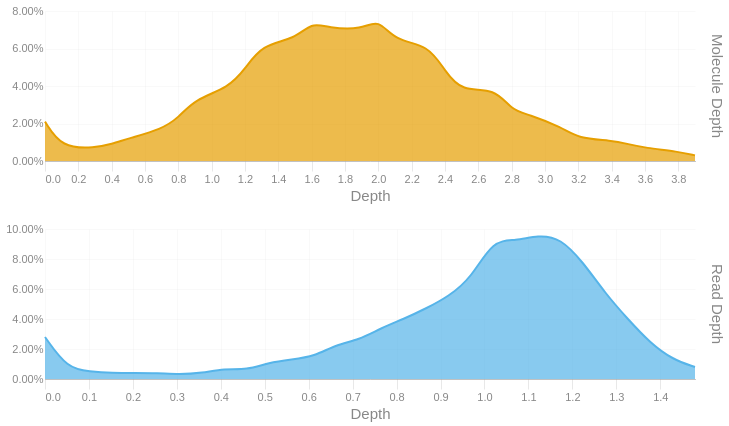

Notebook source saved alongside this figure:
### Code cell
readdep = depth_hist(tb['Read Depth'], q99, 3)
readdep = readdep.with_columns(pl.lit('Read Depth').alias('Metric'))
if not SKIPLR:
    moldep = depth_hist(tb['Molecule Depth'], mol_q99, 1)
    moldep = moldep.with_columns(pl.lit('Molecule Depth').alias('Metric'))
    _hist = pl.concat([readdep, moldep])
    _hist = _hist.filter(pl.col('Proportion') != 0)
    with SafeRender(_hist):
        (
            alt.Chart(_hist)        
            .mark_area(interpolate = "basis")
            .encode(
                x=alt.X('Bin:Q').scale(domainMin=0).axis(alt.Axis(title='Depth')),
                y = alt.Y('Proportion:Q', title = None).axis(format = '.2%'),
                color = alt.Color('Metric:N').legend(None),
                row = alt.Row("Metric:N").header(title = None, labelOrient = 'right'),
                tooltip = [
                    alt.Tooltip("Metric:N", title = "Metric"),
                    alt.Tooltip('Interval:N', title = "Depth Interval"),
                    alt.Tooltip('Proportion:Q', title = "% Alignments").format('.2%')
                ]
            )
            .resolve_scale(x='independent', y='independent')
            .properties(
                height = 150, width = 650,
                usermeta={'embedOptions': {'downloadFileName': f'{samplename}.depth.hist'}}
            )
        ).display()
else:
    readdep = readdep.filter(pl.col('Proportion') != 0)
    with SafeRender(readdep):
        (
            alt.Chart(readdep)        
            .mark_area(interpolate = "basis")
            .encode(
                x=alt.X('Bin:Q').scale(domainMin=0).axis(alt.Axis(title='Depth')),
                y = alt.Y('Proportion:Q', title = None).axis(format = '.2%'),
                tooltip = [
                    alt.Tooltip('Interval:N', title = "Depth Interval"),
                    alt.Tooltip('Proportion:Q', title = "% Alignments").format('.2%')
                ]
            )
            .properties(
                usermeta={'embedOptions': {'downloadFileName': f'{samplename}.depth.hist'}}
            )
        ).display()

### Figure 1 — Vega-Lite specification as saved in the notebook (floating-point values rounded to 4 significant figures)
{"width": 650, "height": 150, "config": {"title": {"anchor": "start", "dy": -15, "fontSize": 18, "color": "#888888", "subtitleColor": "#888888", "subtitleFontSize": 14}, "arc": {"fill": "#0072B2"}, "axis": {"domainColor": "#888888", "domainWidth": 0.5, "gridWidth": 0.2, "grid": false, "titleFontWeight": 400, "titleFontSize": 15, "labelFontSize": 11, "labelColor": "#888888", "tickColor": "#888888", "tickWidth": 0.2, "titleColor": "#888888"}, "axisBand": {"grid": false}, "axisX": {"grid": true, "tickSize": 10, "domainCap": "round"}, "axisY": {"domain": false, "grid": true, "tickSize": 0, "domainCap": "round"}, "background": "transparent", "header": {"labelFontSize": 15, "labelColor": "#888888", "titleFontSize": 15, "titleFontWeight": 600, "titleColor": "#888888"}, "legend": {"labelFont": "sans-serif", "labelFontSize": 12, "labelColor": "#888888", "symbolSize": 100, "symbolType": "circle", "titleFontSize": 12, "titlePadding": 10, "titleColor": "#888888", "title": null}, "range": {"category": ["#E69F00", "#56B4E9", "#009E73", "#F0E442", "#0072B2", "#D55E00", "#CC79A7", "#000000"], "diverging": ["#cfe8f3", "#a2d4ec", "#73bfe2", "#46abdb", "#1696d2", "#12719e"]}, "area": {"fill": "#0072B2", "fillOpacity": 0.7, "line": true, "strokeOpacity": 0.7}, "line": {"color": "#0072B2", "stroke": "#0072B2", "strokeWidth": 2}, "trail": {"color": "#0072B2", "stroke": "#0072B2", "strokeWidth": 0, "size": 1}, "point": {"filled": true, "fillOpacity": 1.0, "size": 95}, "text": {"color": "#888888", "fontSize": 11, "align": "right", "fontWeight": 400, "size": 11}, "bar": {"fill": "#0072B2", "stroke": null}, "view": {"stroke": null, "continuousWidth": 660, "continuousHeight": 400}}, "data": {"name": "data-19d970dbb32cfc7e8cf6e28c8068f2ce"}, "mark": {"type": "area", "interpolate": "basis"}, "encoding": {"color": {"field": "Metric", "legend": null, "type": "nominal"}, "row": {"field": "Metric", "header": {"title": null, "labelOrient": "right"}, "type": "nominal"}, "tooltip": [{"field": "Metric", "title": "Metric", "type": "nominal"}, {"field": "Interval", "title": "Depth Interval", "type": "nominal"}, {"field": "Proportion", "format": ".2%", "title": "% Alignments", "type": "quantitative"}], "x": {"axis": {"title": "Depth"}, "field": "Bin", "scale": {"domainMin": 0}, "type": "quantitative"}, "y": {"axis": {"format": ".2%"}, "field": "Proportion", "title": null, "type": "quantitative"}}, "resolve": {"scale": {"x": "independent", "y": "independent"}}, "usermeta": {"embedOptions": {"downloadFileName": "S6_Altamaha_3952.depth.hist"}}, "$schema": "https://vega.github.io/schema/vega-lite/v6.1.0.json", "datasets": {"data-19d970dbb32cfc7e8cf6e28c8068f2ce": [{"Bin": 0.0, "Interval": "0.0-0.051", "Proportion": 0.028, "Metric": "Read Depth"}, {"Bin": 0.051, "Interval": "0.051-0.102", "Proportion": 0.007, "Metric": "Read Depth"}, {"Bin": 0.102, "Interval": "0.102-0.153", "Proportion": 0.005, "Metric": "Read Depth"}, {"Bin": 0.153, "Interval": "0.153-0.204", "Proportion": 0.004, "Metric": "Read Depth"}, {"Bin": 0.204, "Interval": "0.204-0.255", "Proportion": 0.004, "Metric": "Read Depth"}, {"Bin": 0.255, "Interval": "0.255-0.306", "Proportion": 0.004, "Metric": "Read Depth"}, {"Bin": 0.306, "Interval": "0.306-0.357", "Proportion": 0.003, "Metric": "Read Depth"}, {"Bin": 0.357, "Interval": "0.357-0.408", "Proportion": 0.004, "Metric": "Read Depth"}, {"Bin": 0.408, "Interval": "0.408-0.459", "Proportion": 0.007, "Metric": "Read Depth"}, {"Bin": 0.459, "Interval": "0.459-0.51", "Proportion": 0.006, "Metric": "Read Depth"}, {"Bin": 0.51, "Interval": "0.51-0.561", "Proportion": 0.011, "Metric": "Read Depth"}, {"Bin": 0.561, "Interval": "0.561-0.612", "Proportion": 0.013, "Metric": "Read Depth"}, {"Bin": 0.612, "Interval": "0.612-0.663", "Proportion": 0.015, "Metric": "Read Depth"}, {"Bin": 0.663, "Interval": "0.663-0.714", "Proportion": 0.023, "Metric": "Read Depth"}, {"Bin": 0.714, "Interval": "0.714-0.765", "Proportion": 0.026, "Metric": "Read Depth"}, {"Bin": 0.765, "Interval": "0.765-0.816", "Proportion": 0.034, "Metric": "Read Depth"}, {"Bin": 0.816, "Interval": "0.816-0.867", "Proportion": 0.04, "Metric": "Read Depth"}, {"Bin": 0.867, "Interval": "0.867-0.918", "Proportion": 0.047, "Metric": "Read Depth"}, {"Bin": 0.918, "Interval": "0.918-0.969", "Proportion": 0.055, "Metric": "Read Depth"}, {"Bin": 0.969, "Interval": "0.969-1.02", "Proportion": 0.067, "Metric": "Read Depth"}, {"Bin": 1.02, "Interval": "1.02-1.071", "Proportion": 0.093, "Metric": "Read Depth"}, {"Bin": 1.071, "Interval": "1.071-1.122", "Proportion": 0.092, "Metric": "Read Depth"}, {"Bin": 1.122, "Interval": "1.122-1.173", "Proportion": 0.096, "Metric": "Read Depth"}, {"Bin": 1.173, "Interval": "1.173-1.224", "Proportion": 0.094, "Metric": "Read Depth"}, {"Bin": 1.224, "Interval": "1.224-1.275", "Proportion": 0.078, "Metric": "Read Depth"}, {"Bin": 1.275, "Interval": "1.275-1.326", "Proportion": 0.057, "Metric": "Read Depth"}, {"Bin": 1.326, "Interval": "1.326-1.377", "Proportion": 0.04, "Metric": "Read Depth"}, {"Bin": 1.377, "Interval": "1.377-1.428", "Proportion": 0.024, "Metric": "Read Depth"}, {"Bin": 1.428, "Interval": "1.428-1.479", "Proportion": 0.013, "Metric": "Read Depth"}, {"Bin": 1.479, "Interval": "1.479-1.53", "Proportion": 0.008, "Metric": "Read Depth"}, {"Bin": 0.0, "Interval": "0.0-0.1", "Proportion": 0.021, "Metric": "Molecule Depth"}, {"Bin": 0.1, "Interval": "0.1-0.3", "Proportion": 0.007, "Metric": "Molecule Depth"}, {"Bin": 0.3, "Interval": "0.3-0.4", "Proportion": 0.007, "Metric": "Molecule Depth"}, {"Bin": 0.4, "Interval": "0.4-0.5", "Proportion": 0.009, "Metric": "Molecule Depth"}, {"Bin": 0.5, "Interval": "0.5-0.7", "Proportion": 0.012, "Metric": "Molecule Depth"}, {"Bin": 0.7, "Interval": "0.7-0.8", "Proportion": 0.017, "Metric": "Molecule Depth"}, {"Bin": 0.8, "Interval": "0.8-0.9", "Proportion": 0.023, "Metric": "Molecule Depth"}, {"Bin": 0.9, "Interval": "0.9-1.1", "Proportion": 0.033, "Metric": "Molecule Depth"}, {"Bin": 1.1, "Interval": "1.1-1.2", "Proportion": 0.039, "Metric": "Molecule Depth"}, {"Bin": 1.2, "Interval": "1.2-1.3", "Proportion": 0.049, "Metric": "Molecule Depth"}, {"Bin": 1.3, "Interval": "1.3-1.5", "Proportion": 0.062, "Metric": "Molecule Depth"}, {"Bin": 1.5, "Interval": "1.5-1.6", "Proportion": 0.065, "Metric": "Molecule Depth"}, {"Bin": 1.6, "Interval": "1.6-1.7", "Proportion": 0.074, "Metric": "Molecule Depth"}, {"Bin": 1.7, "Interval": "1.7-1.9", "Proportion": 0.071, "Metric": "Molecule Depth"}, {"Bin": 1.9, "Interval": "1.9-2.0", "Proportion": 0.07, "Metric": "Molecule Depth"}, {"Bin": 2.0, "Interval": "2.0-2.1", "Proportion": 0.076, "Metric": "Molecule Depth"}, {"Bin": 2.1, "Interval": "2.1-2.3", "Proportion": 0.064, "Metric": "Molecule Depth"}, {"Bin": 2.3, "Interval": "2.3-2.4", "Proportion": 0.062, "Metric": "Molecule Depth"}, {"Bin": 2.4, "Interval": "2.4-2.5", "Proportion": 0.048, "Metric": "Molecule Depth"}, {"Bin": 2.5, "Interval": "2.5-2.7", "Proportion": 0.037, "Metric": "Molecule Depth"}, {"Bin": 2.7, "Interval": "2.7-2.8", "Proportion": 0.039, "Metric": "Molecule Depth"}, {"Bin": 2.8, "Interval": "2.8-2.9", "Proportion": 0.027, "Metric": "Molecule Depth"}, {"Bin": 2.9, "Interval": "2.9-3.1", "Proportion": 0.025, "Metric": "Molecule Depth"}, {"Bin": 3.1, "Interval": "3.1-3.2", "Proportion": 0.018, "Metric": "Molecule Depth"}, {"Bin": 3.2, "Interval": "3.2-3.4", "Proportion": 0.012, "Metric": "Molecule Depth"}, {"Bin": 3.4, "Interval": "3.4-3.5", "Proportion": 0.011, "Metric": "Molecule Depth"}, {"Bin": 3.5, "Interval": "3.5-3.6", "Proportion": 0.009, "Metric": "Molecule Depth"}, {"Bin": 3.6, "Interval": "3.6-3.8", "Proportion": 0.007, "Metric": "Molecule Depth"}, {"Bin": 3.8, "Interval": "3.8-3.9", "Proportion": 0.005, "Metric": "Molecule Depth"}, {"Bin": 3.9, "Interval": "3.9-4.02", "Proportion": 0.003, "Metric": "Molecule Depth"}]}}
